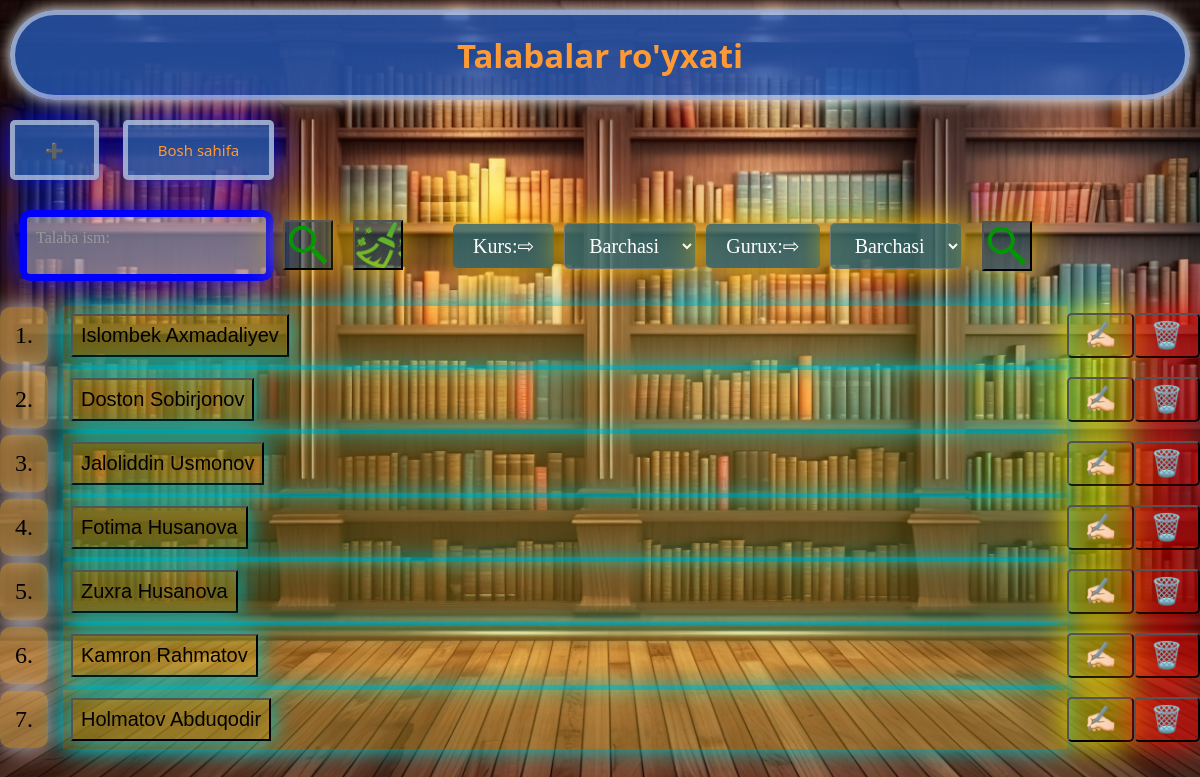
Screenshot of /talabalar/ with the database file from the repository.
### main/models.py (models this page shows, shortened)
class Student(models.Model):
    KURSLAR = (
        ('1', '1'),
        ('2', '2'),
        ('3', '3'),
        ('4', '4'),
    )
    ism = models.CharField(max_length=100)
    gurux = models.CharField(max_length=10)
    kurs = models.CharField(max_length=5, choices=KURSLAR)
    kitoblar_soni = models.PositiveSmallIntegerField(default=0)
    class Meta:
        verbose_name_plural = 'Studentlar'
    objects = models.Manager()

### main/views.py (the view)
# urls.py: path('talabalar/', talabalar_view, name='talabalar'),
def talabalar_view(request):
    talabalar = Student.objects.all()
    guruhlar = [item['gurux'] for item in Student.objects.all().values('gurux')]
    guruhlar = sorted(list(set(guruhlar)))
    search = request.GET.get('search')
    kurs = request.GET.get('kurs')
    gurux = request.GET.get('gurux')
    if search is not None:
        talabalar = talabalar.filter(ism__icontains=search)
    if kurs is not None and kurs != '0':
        talabalar = talabalar.filter(kurs=kurs)
    if gurux is not None and gurux != '0':
        talabalar = talabalar.filter(gurux=gurux)
    context = {
        'talabalar': talabalar,
        'guruhlar': guruhlar,
        'kurs': kurs,
        'search': search,
        'gurux': gurux,
    }
    return render(request, 'talabalar.html', context)

### templates/talabalar/talabalar.html (shortened to what this page needs)
<!DOCTYPE html>
<html lang="en">
<head>
    {% load static %}
</head>
<body>
<h1>Talabalar ro'yxati</h1>
<a href="/talaba-qo'shish/" class="a">➕</a>
<a href="/home/" class="a">Bosh sahifa</a>
<div class="form-container">
    <form class="inline-form">
        <div class="input-container">
            <input type="text" name="search" placeholder=" " id="search">
            <label for="search">Talaba ism:</label>
            <button class="icon"></button>
            <a href="/talabalar/">
                <button class="icon2"></button>
            </a>
        </div>
    </form>
    <form class="inline-form">
        <label class="label">Kurs:⇨</label>
        <select name="kurs">
            <option value="0">Barchasi</option>
        </select>
        <label class="label">Gurux:⇨ </label>
        <select name="gurux">
            <option value="0">Barchasi</option>
        </select>
        <button class="icon"></button>
    </form>
</div>
{%for talaba in talabalar%}
<p class="p_teg">
    <span>{{ forloop.counter }}.</span>
    <a href="/talabalar/{{ talaba.id }}/" class="button ism">
        <button class="button ism">{{ talaba.ism }}</button>
    </a>
    <a href="/talabalar/{{talaba.id}}/update/">
        <button class="update-button">✍🏻</button>
    </a>
    <a href="/talabalar/{{ talaba.id }}/delete-confirm/">
        <button class="delete-button">🗑️️</button>
    </a>
</p>
{%endfor%}
</body>
</html>

### rows the page displays
Student: ism "Islombek Axmadaliyev"
Student: ism "Doston Sobirjonov"
Student: ism "Jaloliddin Usmonov"
Student: ism "Fotima Husanova"
Student: ism "Zuxra Husanova"
Student: ism "Kamron Rahmatov"
Student: ism "Holmatov Abduqodir"
